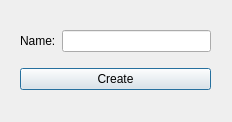
<?xml version="1.0" encoding="UTF-8"?>
<ui version="4.0">
 <class>CreateCalendarForm</class>
 <widget class="QDialog" name="CreateCalendarForm">
  <property name="geometry">
   <rect>
    <x>0</x>
    <y>0</y>
    <width>232</width>
    <height>122</height>
   </rect>
  </property>
  <property name="windowTitle">
   <string>CreateCalendarForm</string>
  </property>
  <widget class="QWidget" name="">
   <property name="geometry">
    <rect>
     <x>20</x>
     <y>20</y>
     <width>191</width>
     <height>81</height>
    </rect>
   </property>
   <layout class="QVBoxLayout" name="verticalLayout">
    <item>
     <layout class="QHBoxLayout" name="horizontalLayout">
      <item>
       <widget class="QLabel" name="label">
        <property name="text">
         <string>Name:</string>
        </property>
       </widget>
      </item>
      <item>
       <widget class="QLineEdit" name="lineEdit_calendarName"/>
      </item>
     </layout>
    </item>
    <item>
     <widget class="QPushButton" name="pushButton_create">
      <property name="text">
       <string>Create</string>
      </property>
     </widget>
    </item>
   </layout>
  </widget>
 </widget>
 <resources/>
 <connections/>
</ui>
